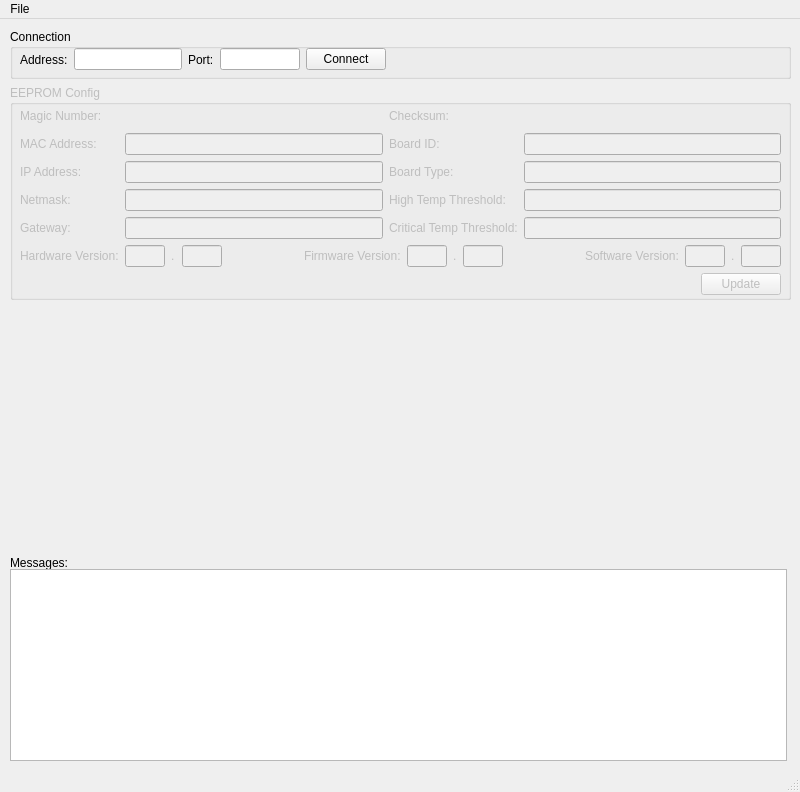
<?xml version="1.0" encoding="UTF-8"?>
<ui version="4.0">
 <class>MainWindow</class>
 <widget class="QMainWindow" name="MainWindow">
  <property name="geometry">
   <rect>
    <x>0</x>
    <y>0</y>
    <width>800</width>
    <height>792</height>
   </rect>
  </property>
  <property name="windowTitle">
   <string>STFC FEM Control</string>
  </property>
  <property name="statusTip">
   <string/>
  </property>
  <widget class="QWidget" name="centralwidget">
   <widget class="QWidget" name="verticalLayoutWidget">
    <property name="geometry">
     <rect>
      <x>10</x>
      <y>10</y>
      <width>781</width>
      <height>541</height>
     </rect>
    </property>
    <layout class="QVBoxLayout" name="verticalLayout">
     <item>
      <widget class="QGroupBox" name="groupBox">
       <property name="enabled">
        <bool>true</bool>
       </property>
       <property name="minimumSize">
        <size>
         <width>0</width>
         <height>50</height>
        </size>
       </property>
       <property name="title">
        <string>Connection</string>
       </property>
       <widget class="QWidget" name="horizontalLayoutWidget">
        <property name="geometry">
         <rect>
          <x>0</x>
          <y>10</y>
          <width>779</width>
          <height>41</height>
         </rect>
        </property>
        <layout class="QHBoxLayout" name="connectLayout">
         <property name="leftMargin">
          <number>10</number>
         </property>
         <item>
          <widget class="QLabel" name="label">
           <property name="text">
            <string>Address:</string>
           </property>
          </widget>
         </item>
         <item>
          <widget class="QLineEdit" name="connectAddr">
           <property name="sizePolicy">
            <sizepolicy hsizetype="Fixed" vsizetype="Fixed">
             <horstretch>0</horstretch>
             <verstretch>0</verstretch>
            </sizepolicy>
           </property>
           <property name="maximumSize">
            <size>
             <width>120</width>
             <height>16777215</height>
            </size>
           </property>
           <property name="text">
            <string/>
           </property>
           <property name="maxLength">
            <number>200</number>
           </property>
           <property name="frame">
            <bool>true</bool>
           </property>
           <property name="alignment">
            <set>Qt::AlignLeading|Qt::AlignLeft|Qt::AlignVCenter</set>
           </property>
           <property name="placeholderText">
            <string/>
           </property>
          </widget>
         </item>
         <item>
          <widget class="QLabel" name="label_2">
           <property name="text">
            <string>Port:</string>
           </property>
          </widget>
         </item>
         <item>
          <widget class="QLineEdit" name="connectPort">
           <property name="sizePolicy">
            <sizepolicy hsizetype="Fixed" vsizetype="Fixed">
             <horstretch>0</horstretch>
             <verstretch>0</verstretch>
            </sizepolicy>
           </property>
           <property name="maximumSize">
            <size>
             <width>80</width>
             <height>16777215</height>
            </size>
           </property>
           <property name="text">
            <string/>
           </property>
           <property name="alignment">
            <set>Qt::AlignLeading|Qt::AlignLeft|Qt::AlignVCenter</set>
           </property>
           <property name="placeholderText">
            <string/>
           </property>
          </widget>
         </item>
         <item>
          <widget class="QPushButton" name="connectButton">
           <property name="text">
            <string>  Connect  </string>
           </property>
          </widget>
         </item>
         <item>
          <spacer name="horizontalSpacer">
           <property name="orientation">
            <enum>Qt::Horizontal</enum>
           </property>
           <property name="sizeHint" stdset="0">
            <size>
             <width>40</width>
             <height>20</height>
            </size>
           </property>
          </spacer>
         </item>
        </layout>
       </widget>
      </widget>
     </item>
     <item>
      <widget class="QGroupBox" name="configGroupBox">
       <property name="enabled">
        <bool>false</bool>
       </property>
       <property name="sizePolicy">
        <sizepolicy hsizetype="Preferred" vsizetype="Fixed">
         <horstretch>0</horstretch>
         <verstretch>0</verstretch>
        </sizepolicy>
       </property>
       <property name="minimumSize">
        <size>
         <width>0</width>
         <height>215</height>
        </size>
       </property>
       <property name="title">
        <string>EEPROM Config</string>
       </property>
       <widget class="QWidget" name="gridLayoutWidget">
        <property name="geometry">
         <rect>
          <x>10</x>
          <y>20</y>
          <width>761</width>
          <height>190</height>
         </rect>
        </property>
        <layout class="QGridLayout" name="gridLayout_2">
         <item row="1" column="1">
          <widget class="QLineEdit" name="macAddress"/>
         </item>
         <item row="6" column="3">
          <layout class="QHBoxLayout" name="horizontalLayout">
           <item>
            <spacer name="horizontalSpacer_2">
             <property name="orientation">
              <enum>Qt::Horizontal</enum>
             </property>
             <property name="sizeHint" stdset="0">
              <size>
               <width>40</width>
               <height>20</height>
              </size>
             </property>
            </spacer>
           </item>
           <item>
            <widget class="QPushButton" name="configUpdateButton">
             <property name="text">
              <string>Update</string>
             </property>
            </widget>
           </item>
          </layout>
         </item>
         <item row="0" column="0">
          <widget class="QLabel" name="label_4">
           <property name="text">
            <string>Magic Number:</string>
           </property>
          </widget>
         </item>
         <item row="0" column="1">
          <widget class="QLabel" name="magicNumber">
           <property name="text">
            <string/>
           </property>
          </widget>
         </item>
         <item row="0" column="2">
          <widget class="QLabel" name="label_9">
           <property name="text">
            <string>Checksum:</string>
           </property>
          </widget>
         </item>
         <item row="0" column="3">
          <widget class="QLabel" name="checksum">
           <property name="text">
            <string/>
           </property>
          </widget>
         </item>
         <item row="5" column="0">
          <widget class="QLabel" name="label_13">
           <property name="text">
            <string>Hardware Version:</string>
           </property>
          </widget>
         </item>
         <item row="5" column="1" colspan="3">
          <layout class="QHBoxLayout" name="horizontalLayout_2">
           <item>
            <widget class="QLineEdit" name="hwVersionMajor">
             <property name="sizePolicy">
              <sizepolicy hsizetype="Fixed" vsizetype="Fixed">
               <horstretch>40</horstretch>
               <verstretch>0</verstretch>
              </sizepolicy>
             </property>
             <property name="minimumSize">
              <size>
               <width>40</width>
               <height>0</height>
              </size>
             </property>
             <property name="maximumSize">
              <size>
               <width>40</width>
               <height>16777215</height>
              </size>
             </property>
             <property name="alignment">
              <set>Qt::AlignRight|Qt::AlignTrailing|Qt::AlignVCenter</set>
             </property>
            </widget>
           </item>
           <item>
            <widget class="QLabel" name="label_17">
             <property name="sizePolicy">
              <sizepolicy hsizetype="Fixed" vsizetype="Preferred">
               <horstretch>5</horstretch>
               <verstretch>0</verstretch>
              </sizepolicy>
             </property>
             <property name="minimumSize">
              <size>
               <width>5</width>
               <height>0</height>
              </size>
             </property>
             <property name="maximumSize">
              <size>
               <width>5</width>
               <height>16777215</height>
              </size>
             </property>
             <property name="text">
              <string>.</string>
             </property>
            </widget>
           </item>
           <item>
            <widget class="QLineEdit" name="hwVersionMinor">
             <property name="sizePolicy">
              <sizepolicy hsizetype="Fixed" vsizetype="Fixed">
               <horstretch>40</horstretch>
               <verstretch>0</verstretch>
              </sizepolicy>
             </property>
             <property name="minimumSize">
              <size>
               <width>40</width>
               <height>0</height>
              </size>
             </property>
             <property name="maximumSize">
              <size>
               <width>40</width>
               <height>16777215</height>
              </size>
             </property>
            </widget>
           </item>
           <item>
            <spacer name="horizontalSpacer_3">
             <property name="orientation">
              <enum>Qt::Horizontal</enum>
             </property>
             <property name="sizeHint" stdset="0">
              <size>
               <width>40</width>
               <height>20</height>
              </size>
             </property>
            </spacer>
           </item>
           <item>
            <widget class="QLabel" name="label_16">
             <property name="text">
              <string>Firmware Version:</string>
             </property>
            </widget>
           </item>
           <item>
            <widget class="QLineEdit" name="fwVersionMajor">
             <property name="sizePolicy">
              <sizepolicy hsizetype="Fixed" vsizetype="Fixed">
               <horstretch>40</horstretch>
               <verstretch>0</verstretch>
              </sizepolicy>
             </property>
             <property name="minimumSize">
              <size>
               <width>40</width>
               <height>0</height>
              </size>
             </property>
             <property name="maximumSize">
              <size>
               <width>40</width>
               <height>16777215</height>
              </size>
             </property>
             <property name="alignment">
              <set>Qt::AlignRight|Qt::AlignTrailing|Qt::AlignVCenter</set>
             </property>
            </widget>
           </item>
           <item>
            <widget class="QLabel" name="label_18">
             <property name="text">
              <string>.</string>
             </property>
            </widget>
           </item>
           <item>
            <widget class="QLineEdit" name="fwVersionMinor">
             <property name="sizePolicy">
              <sizepolicy hsizetype="Fixed" vsizetype="Fixed">
               <horstretch>40</horstretch>
               <verstretch>0</verstretch>
              </sizepolicy>
             </property>
             <property name="minimumSize">
              <size>
               <width>40</width>
               <height>0</height>
              </size>
             </property>
             <property name="maximumSize">
              <size>
               <width>40</width>
               <height>16777215</height>
              </size>
             </property>
            </widget>
           </item>
           <item>
            <spacer name="horizontalSpacer_4">
             <property name="orientation">
              <enum>Qt::Horizontal</enum>
             </property>
             <property name="sizeHint" stdset="0">
              <size>
               <width>40</width>
               <height>20</height>
              </size>
             </property>
            </spacer>
           </item>
           <item>
            <widget class="QLabel" name="label_19">
             <property name="text">
              <string>Software Version:</string>
             </property>
            </widget>
           </item>
           <item>
            <widget class="QLineEdit" name="swVersionMajor">
             <property name="sizePolicy">
              <sizepolicy hsizetype="Fixed" vsizetype="Fixed">
               <horstretch>40</horstretch>
               <verstretch>0</verstretch>
              </sizepolicy>
             </property>
             <property name="minimumSize">
              <size>
               <width>40</width>
               <height>0</height>
              </size>
             </property>
             <property name="maximumSize">
              <size>
               <width>40</width>
               <height>16777215</height>
              </size>
             </property>
             <property name="alignment">
              <set>Qt::AlignRight|Qt::AlignTrailing|Qt::AlignVCenter</set>
             </property>
            </widget>
           </item>
           <item>
            <widget class="QLabel" name="label_21">
             <property name="text">
              <string>.</string>
             </property>
            </widget>
           </item>
           <item>
            <widget class="QLineEdit" name="swVersionMinor">
             <property name="sizePolicy">
              <sizepolicy hsizetype="Fixed" vsizetype="Fixed">
               <horstretch>40</horstretch>
               <verstretch>0</verstretch>
              </sizepolicy>
             </property>
             <property name="minimumSize">
              <size>
               <width>40</width>
               <height>0</height>
              </size>
             </property>
             <property name="maximumSize">
              <size>
               <width>40</width>
               <height>16777215</height>
              </size>
             </property>
            </widget>
           </item>
          </layout>
         </item>
         <item row="1" column="0">
          <widget class="QLabel" name="label_5">
           <property name="text">
            <string>MAC Address:</string>
           </property>
          </widget>
         </item>
         <item row="3" column="0">
          <widget class="QLabel" name="label_7">
           <property name="text">
            <string>Netmask:</string>
           </property>
          </widget>
         </item>
         <item row="3" column="1">
          <widget class="QLineEdit" name="netMask"/>
         </item>
         <item row="2" column="0">
          <widget class="QLabel" name="label_6">
           <property name="text">
            <string>IP Address:</string>
           </property>
          </widget>
         </item>
         <item row="2" column="1">
          <widget class="QLineEdit" name="ipAddress"/>
         </item>
         <item row="1" column="2">
          <widget class="QLabel" name="label_12">
           <property name="text">
            <string>Board ID:</string>
           </property>
          </widget>
         </item>
         <item row="1" column="3">
          <widget class="QLineEdit" name="boardId"/>
         </item>
         <item row="4" column="0">
          <widget class="QLabel" name="label_8">
           <property name="text">
            <string>Gateway:</string>
           </property>
          </widget>
         </item>
         <item row="4" column="1">
          <widget class="QLineEdit" name="gateway"/>
         </item>
         <item row="2" column="2">
          <widget class="QLabel" name="label_14">
           <property name="text">
            <string>Board Type:</string>
           </property>
          </widget>
         </item>
         <item row="2" column="3">
          <widget class="QLineEdit" name="boardType"/>
         </item>
         <item row="4" column="2">
          <widget class="QLabel" name="label_11">
           <property name="text">
            <string>Critical Temp Threshold:</string>
           </property>
          </widget>
         </item>
         <item row="4" column="3">
          <widget class="QLineEdit" name="critTempTreshold"/>
         </item>
         <item row="3" column="2">
          <widget class="QLabel" name="label_10">
           <property name="text">
            <string>High Temp Threshold:</string>
           </property>
          </widget>
         </item>
         <item row="3" column="3">
          <widget class="QLineEdit" name="highTempThreshold"/>
         </item>
        </layout>
       </widget>
      </widget>
     </item>
     <item>
      <spacer name="verticalSpacer">
       <property name="orientation">
        <enum>Qt::Vertical</enum>
       </property>
       <property name="sizeHint" stdset="0">
        <size>
         <width>20</width>
         <height>150</height>
        </size>
       </property>
      </spacer>
     </item>
     <item>
      <layout class="QVBoxLayout" name="verticalLayout_2">
       <item>
        <widget class="QLabel" name="label_3">
         <property name="text">
          <string>Messages:</string>
         </property>
        </widget>
       </item>
      </layout>
     </item>
    </layout>
   </widget>
   <widget class="QTextEdit" name="messageBox">
    <property name="geometry">
     <rect>
      <x>10</x>
      <y>550</y>
      <width>777</width>
      <height>192</height>
     </rect>
    </property>
    <property name="font">
     <font>
      <family>Sans Serif</family>
     </font>
    </property>
    <property name="readOnly">
     <bool>true</bool>
    </property>
   </widget>
  </widget>
  <widget class="QMenuBar" name="menubar">
   <property name="geometry">
    <rect>
     <x>0</x>
     <y>0</y>
     <width>800</width>
     <height>25</height>
    </rect>
   </property>
   <widget class="QMenu" name="menuFile">
    <property name="title">
     <string>File</string>
    </property>
    <addaction name="actionQuit"/>
   </widget>
   <addaction name="menuFile"/>
  </widget>
  <widget class="QStatusBar" name="statusbar"/>
  <action name="actionQuit">
   <property name="text">
    <string>Quit</string>
   </property>
   <property name="shortcut">
    <string>Ctrl+Q</string>
   </property>
   <property name="shortcutContext">
    <enum>Qt::WindowShortcut</enum>
   </property>
  </action>
 </widget>
 <tabstops>
  <tabstop>connectButton</tabstop>
  <tabstop>connectAddr</tabstop>
  <tabstop>connectPort</tabstop>
  <tabstop>macAddress</tabstop>
  <tabstop>hwVersionMajor</tabstop>
  <tabstop>hwVersionMinor</tabstop>
  <tabstop>fwVersionMajor</tabstop>
  <tabstop>fwVersionMinor</tabstop>
  <tabstop>swVersionMajor</tabstop>
  <tabstop>swVersionMinor</tabstop>
  <tabstop>configUpdateButton</tabstop>
  <tabstop>messageBox</tabstop>
 </tabstops>
 <resources/>
 <connections/>
</ui>
